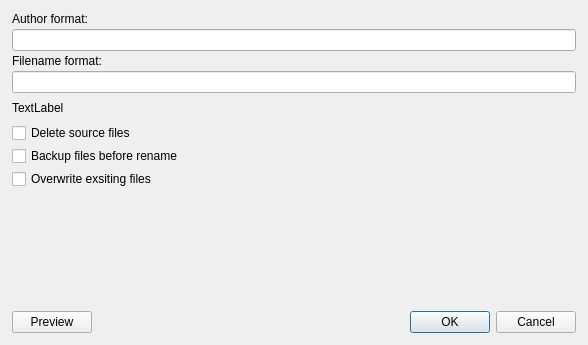
<?xml version="1.0" encoding="UTF-8"?>
<ui version="4.0">
 <class>RenameDialog</class>
 <widget class="QDialog" name="RenameDialog">
  <property name="geometry">
   <rect>
    <x>0</x>
    <y>0</y>
    <width>588</width>
    <height>345</height>
   </rect>
  </property>
  <property name="minimumSize">
   <size>
    <width>500</width>
    <height>220</height>
   </size>
  </property>
  <property name="windowTitle">
   <string>Rename</string>
  </property>
  <layout class="QVBoxLayout" name="verticalLayout_2">
   <property name="spacing">
    <number>3</number>
   </property>
   <property name="leftMargin">
    <number>12</number>
   </property>
   <property name="topMargin">
    <number>12</number>
   </property>
   <property name="rightMargin">
    <number>12</number>
   </property>
   <property name="bottomMargin">
    <number>12</number>
   </property>
   <item>
    <layout class="QVBoxLayout" name="verticalLayout">
     <property name="spacing">
      <number>3</number>
     </property>
     <item>
      <widget class="QLabel" name="label">
       <property name="text">
        <string>Author format:</string>
       </property>
      </widget>
     </item>
     <item>
      <widget class="ButtonLineEdit" name="textAuthorFormat"/>
     </item>
     <item>
      <widget class="QLabel" name="label_3">
       <property name="text">
        <string>Filename format:</string>
       </property>
      </widget>
     </item>
     <item>
      <widget class="ButtonLineEdit" name="textFilenameFormat"/>
     </item>
     <item>
      <spacer name="verticalSpacer_2">
       <property name="orientation">
        <enum>Qt::Vertical</enum>
       </property>
       <property name="sizeType">
        <enum>QSizePolicy::Fixed</enum>
       </property>
       <property name="sizeHint" stdset="0">
        <size>
         <width>20</width>
         <height>5</height>
        </size>
       </property>
      </spacer>
     </item>
     <item>
      <widget class="QLabel" name="labelSample">
       <property name="text">
        <string>TextLabel</string>
       </property>
      </widget>
     </item>
     <item>
      <spacer name="verticalSpacer_3">
       <property name="orientation">
        <enum>Qt::Vertical</enum>
       </property>
       <property name="sizeType">
        <enum>QSizePolicy::Fixed</enum>
       </property>
       <property name="sizeHint" stdset="0">
        <size>
         <width>20</width>
         <height>5</height>
        </size>
       </property>
      </spacer>
     </item>
     <item>
      <widget class="QCheckBox" name="checkDeleteSource">
       <property name="text">
        <string>Delete source files</string>
       </property>
      </widget>
     </item>
     <item>
      <widget class="QCheckBox" name="checkBackup">
       <property name="text">
        <string>Backup files before rename</string>
       </property>
      </widget>
     </item>
     <item>
      <widget class="QCheckBox" name="checkOverwrite">
       <property name="text">
        <string>Overwrite exsiting files</string>
       </property>
      </widget>
     </item>
     <item>
      <spacer name="verticalSpacer">
       <property name="orientation">
        <enum>Qt::Vertical</enum>
       </property>
       <property name="sizeHint" stdset="0">
        <size>
         <width>20</width>
         <height>40</height>
        </size>
       </property>
      </spacer>
     </item>
     <item>
      <layout class="QHBoxLayout" name="horizontalLayout" stretch="0,1">
       <item>
        <widget class="QPushButton" name="buttonPreview">
         <property name="text">
          <string>Preview</string>
         </property>
        </widget>
       </item>
       <item>
        <widget class="QDialogButtonBox" name="buttonBox">
         <property name="orientation">
          <enum>Qt::Horizontal</enum>
         </property>
         <property name="standardButtons">
          <set>QDialogButtonBox::Cancel|QDialogButtonBox::Ok</set>
         </property>
        </widget>
       </item>
      </layout>
     </item>
    </layout>
   </item>
  </layout>
 </widget>
 <customwidgets>
  <customwidget>
   <class>ButtonLineEdit</class>
   <extends>QLineEdit</extends>
   <header>.customcontrols.h</header>
  </customwidget>
 </customwidgets>
 <resources>
  <include location="resources.qrc"/>
 </resources>
 <connections>
  <connection>
   <sender>buttonBox</sender>
   <signal>accepted()</signal>
   <receiver>RenameDialog</receiver>
   <slot>accept()</slot>
   <hints>
    <hint type="sourcelabel">
     <x>248</x>
     <y>254</y>
    </hint>
    <hint type="destinationlabel">
     <x>157</x>
     <y>274</y>
    </hint>
   </hints>
  </connection>
  <connection>
   <sender>buttonBox</sender>
   <signal>rejected()</signal>
   <receiver>RenameDialog</receiver>
   <slot>reject()</slot>
   <hints>
    <hint type="sourcelabel">
     <x>316</x>
     <y>260</y>
    </hint>
    <hint type="destinationlabel">
     <x>286</x>
     <y>274</y>
    </hint>
   </hints>
  </connection>
  <connection>
   <sender>buttonPreview</sender>
   <signal>clicked()</signal>
   <receiver>RenameDialog</receiver>
   <slot>onPreviewClick()</slot>
   <hints>
    <hint type="sourcelabel">
     <x>58</x>
     <y>193</y>
    </hint>
    <hint type="destinationlabel">
     <x>249</x>
     <y>109</y>
    </hint>
   </hints>
  </connection>
 </connections>
 <slots>
  <slot>onPreviewClick()</slot>
 </slots>
</ui>
